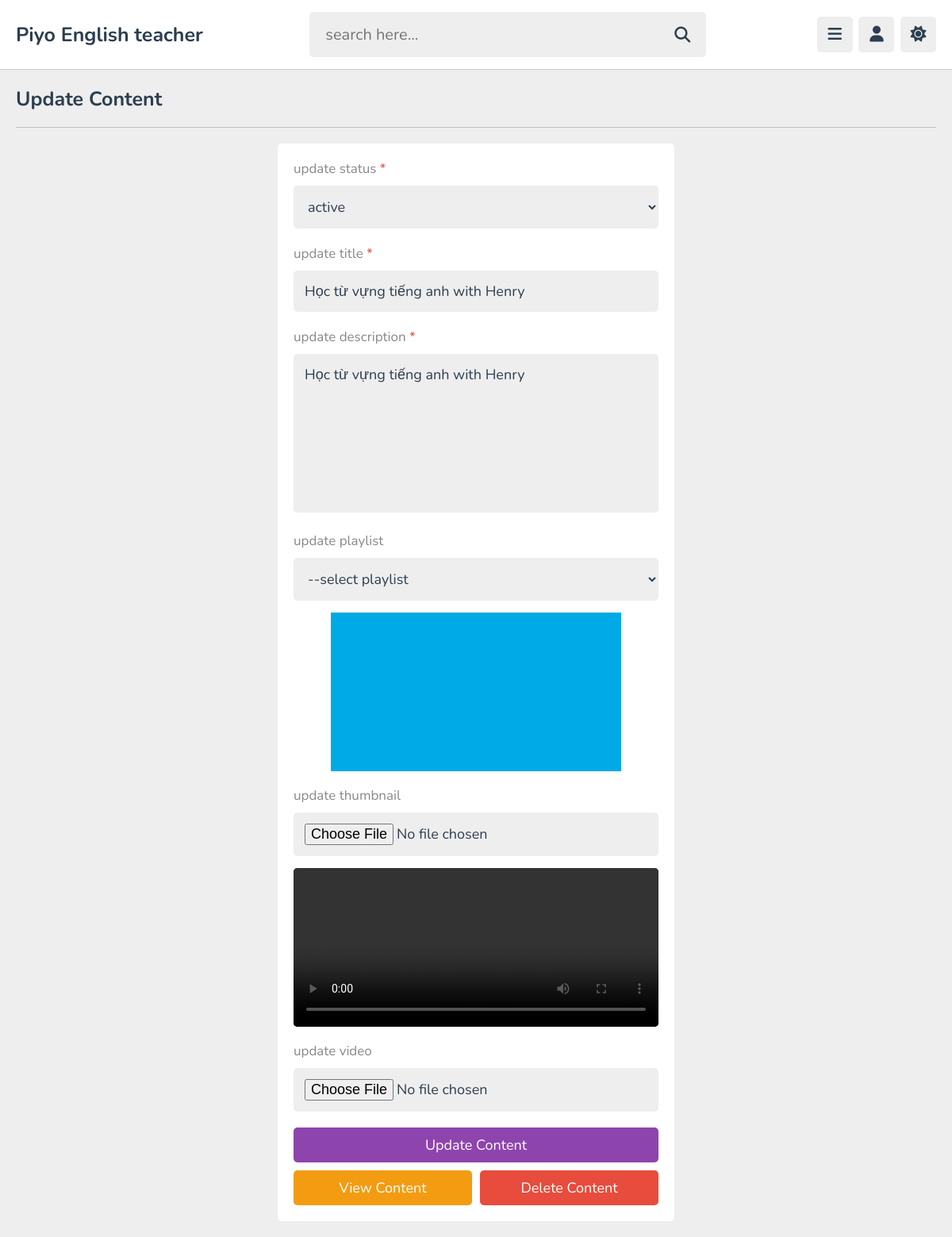
The app's page /admin/update_content.php?get_id=nrQnH3BSykVT90GzAKVi (signed in) with its own data.
### tables this page shows
CREATE TABLE `content` (
  `id` varchar(20) NOT NULL,
  `tutor_id` varchar(20) NOT NULL,
  `playlist_id` varchar(20) NOT NULL,
  `title` varchar(100) NOT NULL,
  `description` varchar(1000) NOT NULL,
  `video` varchar(100) NOT NULL,
  `thumb` varchar(100) NOT NULL,
  `date` date NOT NULL DEFAULT current_timestamp(),
  `status` varchar(20) NOT NULL DEFAULT 'deactive'
);

### admin/update_content.php (the view, shortened to what this page needs)
<?php
include '../components/connect.php';
if(isset($_COOKIE['tutor_id'])){
   $tutor_id = $_COOKIE['tutor_id'];
}else{
   $tutor_id = '';
   header('location:login.php');
}
if(isset($_GET['get_id'])){
   $get_id = $_GET['get_id'];
}else{
   $get_id = '';
   header('location:dashboard.php');
}
?>
<!DOCTYPE html>
<html lang="en">
<head>
   <link rel="stylesheet" href="https://cdnjs.cloudflare.com/ajax/libs/font-awesome/6.2.0/css/all.min.css">
   <link rel="stylesheet" href="../css/admin_style.css">
</head>
<body>
<?php include '../components/admin_header.php'; ?>
<section class="video-form">
   <h1 class="heading">update content</h1>
   <?php
      $select_videos = $conn->prepare("SELECT * FROM `content` WHERE id = ? AND tutor_id = ?");
      $select_videos->execute([$get_id, $tutor_id]);
      if($select_videos->rowCount() > 0){
         while($fecth_videos = $select_videos->fetch(PDO::FETCH_ASSOC)){
            $video_id = $fecth_videos['id'];
   ?>
   <form action="" method="post" enctype="multipart/form-data">
      <p>update status <span>*</span></p>
      <select name="status" class="box" required>
         <option value="<?= $fecth_videos['status']; ?>" selected><?= $fecth_videos['status']; ?></option>
      </select>
      <p>update title <span>*</span></p>
      <input type="text" name="title" maxlength="100" required placeholder="enter video title" class="box" value="<?= $fecth_videos['title']; ?>">
      <p>update description <span>*</span></p>
      <textarea name="description" class="box" required placeholder="write description" maxlength="1000" cols="30" rows="10"><?= $fecth_videos['description']; ?></textarea>
      <p>update playlist</p>
      <select name="playlist" class="box">
         <option value="<?= $fecth_videos['playlist_id']; ?>" selected>--select playlist</option>
      </select>
      <img src="../uploaded_files/<?= $fecth_videos['thumb']; ?>" alt="">
      <p>update thumbnail</p>
      <input type="file" name="thumb" accept="image/*" class="box">
      <video src="../uploaded_files/<?= $fecth_videos['video']; ?>" controls></video>
      <p>update video</p>
      <input type="file" name="video" accept="video/*" class="box">
      <input type="submit" value="update content" name="update" class="btn">
      <div class="flex-btn">
         <a href="view_content.php?get_id=<?= $video_id; ?>" class="option-btn">view content</a>
         <input type="submit" value="delete content" name="delete_video" class="delete-btn">
      </div>
   </form>
   <?php
         }
      }else{
         echo '<p class="empty">video not found! <a href="add_content.php" class="btn" style="margin-top: 1.5rem;">add videos</a></p>';
      }
   ?>
</section>
</body>
</html>

### css/admin_style.css (style rules this page uses)
:root { --main-color:#8e44ad; --red:#e74c3c; --oragen:#f39c12; --white:#fff; --black:#2c3e50; --light-color:#888; --light-bg:#eee; --border:.1rem solid rgba(0,0,0,.2); }
* { font-family: 'Nunito', sans-serif; margin: 0; padding: 0; box-sizing: border-box; outline: none; border: none; text-decoration: none; }
html { font-size: 62.5%; overflow-x: hidden; }
body { background-color: var(--light-bg); padding-left: 30rem; }
section { padding:2rem; max-width: 1200px; margin: 0 auto; }
.btn, .option-btn, .delete-btn, .inline-btn, .inline-option-btn, .inline-delete-btn { border-radius: .5rem; padding: 1rem 3rem; font-size: 1.8rem; color: #fff; margin-top: 1rem; text-transform: capitalize; cursor: pointer; text-align: center; }
.btn, .option-btn, .delete-btn { display: block; width: 100%; }
.btn, .inline-btn { background-color: var(--main-color); }
.option-btn, .inline-option-btn { background-color: var(--oragen); }
.delete-btn, .inline-delete-btn { background-color: var(--red); }
.flex-btn { display:flex; gap: 1rem; }
.heading { padding-bottom: 1.8rem; border-bottom: var(--border); font-size: 2.5rem; color: var(--black); text-transform: capitalize; margin-bottom: 2rem; }
.video-form form { max-width: 50rem; margin: 0 auto; background-color: var(--white); border-radius: .5rem; padding: 2rem; padding-top: 1rem; }
.video-form form p { padding-top: 1rem; font-size: 1.7rem; color: var(--light-color); }
.video-form form p span { color:var(--red); }
.video-form form .box { width: 100%; border-radius: .5rem; background-color: var(--light-bg); padding: 1.4rem; font-size: 1.8rem; color: var(--black); margin: 1rem 0; }
.video-form form textarea { height: 20rem; resize: none; }
.video-form form img { width: 100%; height: 20rem; border-radius: .5rem; object-fit: contain; margin: .5rem 0; }
.video-form form video { background-color: #000; width: 100%; height: 20rem; border-radius: .5rem; margin: .5rem 0; }
@media (max-width:1200px) { body { padding-left: 0; } }

### records on screen
content: status "active", title "Học từ vựng tiếng anh with Henry", description "Học từ vựng tiếng anh with Henry", thumb (picture)
